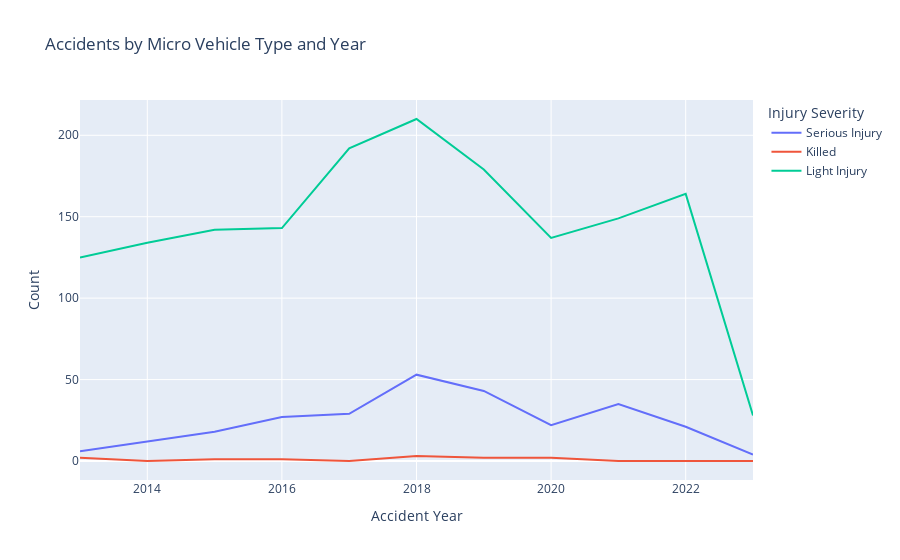

Notebook code cell kept with this figure:
### Code cell
fig = px.line(
    m_v_gb_year_injury_long,
    x='accident_year',
    y='count',
    color='injury_severity',  # Differentiates the lines by vehicle type
    title='Accidents by Micro Vehicle Type and Year',
    labels={'count': 'Count', 'accident_year': 'Accident Year', 'injury_severity': 'Injury Severity'}
)

# Update the layout if you need to customize the appearance
fig.update_layout(
    xaxis_title='Accident Year',
    yaxis_title='Count',
    legend_title='Injury Severity',
    xaxis={'categoryorder':'total descending'}
)

# Show the plot
fig.show()

### Figure 1 — Plotly figure (JSON) as saved in the notebook; plotly's stock layout.template omitted (floating-point values rounded to 4 significant figures)
{"data": [{"hovertemplate": "Injury Severity=Serious Injury<br>Accident Year=%{x}<br>Count=%{y}<extra></extra>", "legendgroup": "Serious Injury", "line": {"color": "#636efa", "dash": "solid"}, "marker": {"symbol": "circle"}, "mode": "lines", "name": "Serious Injury", "orientation": "v", "showlegend": true, "type": "scatter", "x": [2013, 2014, 2015, 2016, 2017, 2018, 2019, 2020, 2021, 2022, 2023], "xaxis": "x", "y": [6, 12, 18, 27, 29, 53, 43, 22, 35, 21, 4], "yaxis": "y"}, {"hovertemplate": "Injury Severity=Killed<br>Accident Year=%{x}<br>Count=%{y}<extra></extra>", "legendgroup": "Killed", "line": {"color": "#EF553B", "dash": "solid"}, "marker": {"symbol": "circle"}, "mode": "lines", "name": "Killed", "orientation": "v", "showlegend": true, "type": "scatter", "x": [2013, 2014, 2015, 2016, 2017, 2018, 2019, 2020, 2021, 2022, 2023], "xaxis": "x", "y": [2, 0, 1, 1, 0, 3, 2, 2, 0, 0, 0], "yaxis": "y"}, {"hovertemplate": "Injury Severity=Light Injury<br>Accident Year=%{x}<br>Count=%{y}<extra></extra>", "legendgroup": "Light Injury", "line": {"color": "#00cc96", "dash": "solid"}, "marker": {"symbol": "circle"}, "mode": "lines", "name": "Light Injury", "orientation": "v", "showlegend": true, "type": "scatter", "x": [2013, 2014, 2015, 2016, 2017, 2018, 2019, 2020, 2021, 2022, 2023], "xaxis": "x", "y": [125, 134, 142, 143, 192, 210, 179, 137, 149, 164, 28], "yaxis": "y"}], "layout": {"legend": {"title": {"text": "Injury Severity"}, "tracegroupgap": 0}, "title": {"text": "Accidents by Micro Vehicle Type and Year"}, "xaxis": {"anchor": "y", "categoryorder": "total descending", "domain": [0, 1], "title": {"text": "Accident Year"}}, "yaxis": {"anchor": "x", "domain": [0, 1], "title": {"text": "Count"}}}}
